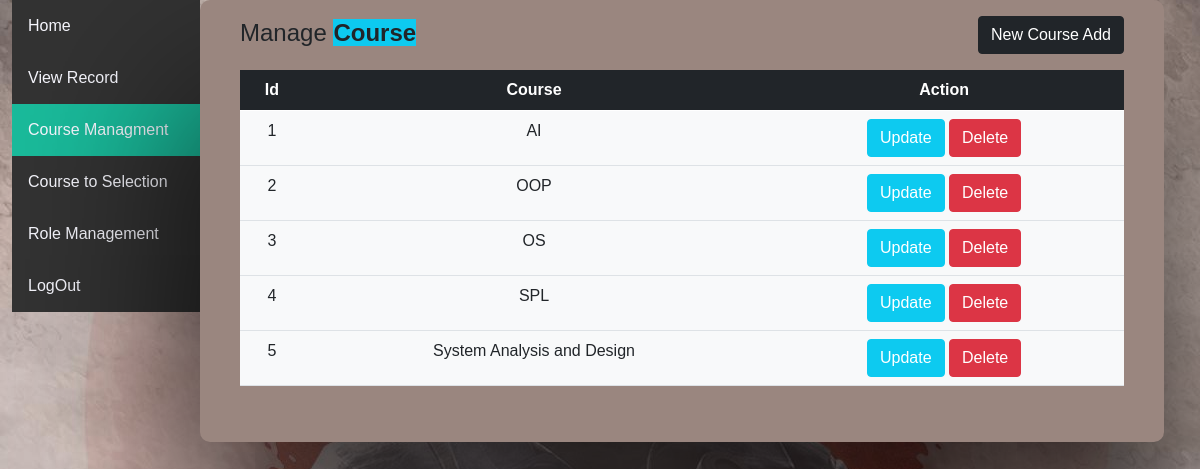
Page /courseManagment.php (signed in) on the committed database.
### tables this page shows
CREATE TABLE `coursemanagment` (
  `id` int(11) NOT NULL,
  `Course_Name` varchar(100) NOT NULL
);

### Class/Database.php (called while the page is built, shortened)
<?php
class Database {
    private $serverName = "localhost";
    private $userName = "root";
    private $password = "";
    private $database = "php_oop";
    function __construct() {
        $this->conn = new mysqli($this->serverName, $this->userName, $this->password, $this->database);
    }
}

### Class/CourseManagment.php (called while the page is built, shortened)
<?php
include_once 'Database.php';
class CourseManagment extends Database {
    private function forDisplaySql($sql) {
        if (!empty($sql)) {
            $result = $this->conn->query($sql);
            $data = array();
            if ($result->num_rows > 0) {
                while ($row = $result->fetch_assoc()) {
                    $data[] = $row;
                }
                return $data;
            } else {
                return $data;
            }
        }
    }
    public function display() {
        $sql = "SELECT * FROM `coursemanagment`";
        return $this->forDisplaySql($sql);
    }
}

### displayCourse.php (the view, shortened to what this page needs)
<?php
include_once 'Class/CourseManagment.php';
$courseMange = new CourseManagment();
?>
<div class="reg-box" style="width: auto;">
    <div class="d-flex justify-content-between">
        <div class="d-flex align-items-center text-center">
            <div>
                <h4 class="text-dark">
                    Manage <span class="bg-info">
                        <b>Course</b>
                    </span>
                </h4>
            </div>
        </div>
        <div>
            <h2 class="py-2">
                <a href="addCourse.php" class="btn btn-dark">New Course Add</a>
            </h2>
        </div>
    </div>
    <table class="table table-hover my-table" >
        <thead class="table-dark">
            <tr>
                <th>Id</th>
                <th>Course</th>
                <th>Action</th>
            </tr>
        </thead>
        <tbody class="bg-light">
            <?php
            $data = $courseMange->display();
            $count = 0;
            foreach ($data as $row) {
                $count = $count + 1;
                $course = $row['Course_Name'];
                ?>
                <tr>
                    <td><?php echo $count; ?></td>
                    <td><?php echo $course; ?></td>
                    <td>
                        <a class="btn btn-info text-white"
                           href="updateCourse.php?updateCourse=<?php echo $row['id'] ?>"
                           >
                            Update
                        </a>
                        <a
                            class="btn btn-danger text-white"
                            href="courseManagment.php?deleteCourse=<?php echo $row['id'] ?>"
                            onclick="confirm('Are you sure want to delete this record')">
                            Delete
                        </a>
                    </td>
                </tr>
                <?php
            }
            ?>
        </tbody>
    </table>
</div>

### assets/css/style.css (style rules this page uses)
body { margin: 0; padding: 0; font-family: sans-serif; background: url("../img/bg.jpg") no-repeat center center fixed; color: white; }
.reg-box { background: #9a867f; width: 400px; padding: 5px 40px 40px; text-align: center; border-radius: 10px; -webkit-box-shadow: -7px 10px 115px 16px rgba(0, 0, 0, 0.85); -moz-box-shadow: -7px 10px 115px 16px rgba(0, 0, 0, 0.85); box-shadow: -1px 100px 190px 1px rgba(0, 0, 0, 0.85); }

### rows in the picture
coursemanagment: Course_Name "AI"
coursemanagment: Course_Name "OOP"
coursemanagment: Course_Name "OS"
coursemanagment: Course_Name "SPL"
coursemanagment: Course_Name "System Analysis and Design"
